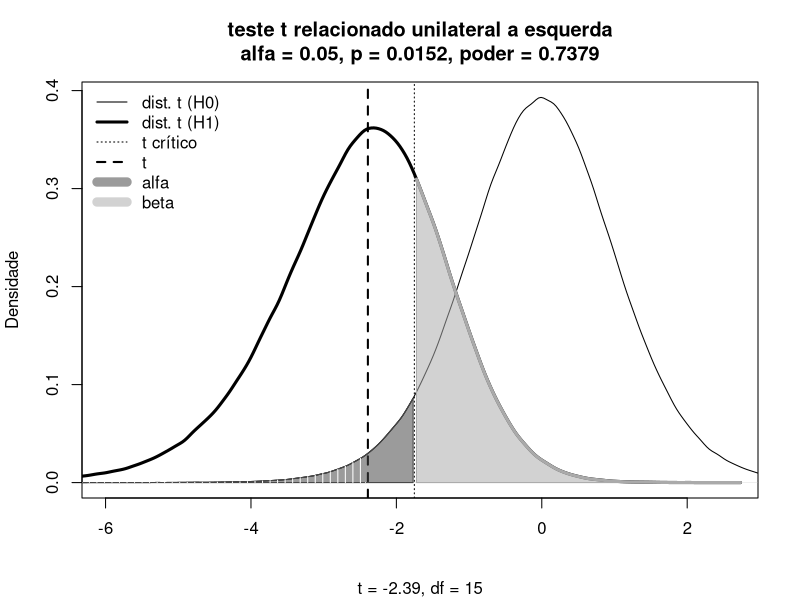

The R source for this figure:
# Teste t relacionado unilateral a esquerda
# Referencial teorico da distribuicao t central e nao-central

n <- 16
mediaA <- 5.9; mediaB <- 4.8
dpA <- 1.2; dpB <- 1.8
r <- 0.3
alfa <- 0.05
dif <- mediaB - mediaA
df <- n - 1
ep <- sqrt((dpA^2 + dpB^2 - 2*r*dpA*dpB)/n)
t <- dif/ep
p <- pt(t,df)
eta2 <- t^2/(t^2 + df)
ncp <- t # ncp = estatistica de teste t
# media e dp das dist. t central e nao-central
mediaH0 <- 0
dpH0 <- sqrt(df/(df-2))
beta <- sqrt(df/2)*gamma((df-1)/2)/gamma(df/2)
mediaH1 <- ncp*beta
dpH1 <- sqrt(((df*(1+ncp^2))/(df-2))-mediaH1^2)
# distribuicao t sob H0 (central: ncp = 0)
tH0 <- rt(1e6, df)
dtH0 <- density(tH0)
# distribuicao t sob H1 (nao-central: ncp = t)
tH1 <- rt(1e6, df, ncp)
dtH1 <- density(tH1)
# quantil critico (1-alfa)% sob H0 e poder 
q <- qt(alfa, df) 
poder <- pt(q,df,ncp)

# Grafico
x_min = max(c( min(c(dtH0$x,dtH1$x)), if(t<0){-2.5*abs(t)}else{-1.5*abs(q)} ))
x_max = min(c( max(c(dtH0$x,dtH1$x)), if(t>0){ 2.5*abs(t)}else{ 1.5*abs(q)} ))
# formato de p e poder
p_txt <- paste("p = ",round(p,4),sep="")
if(p<1e-4){p_txt <- paste("p = ",format(p, format = "e", digits = 2),sep="")}
if(p>0.9999){p_txt <- "p > 0.9999"}
plot(dtH0,type="l",
     main=paste("teste t relacionado unilateral a esquerda\n",
                "alfa = ",alfa,", ",p_txt,", poder = ",round(poder,4),
                sep=""),
     sub=paste("t = ",round(t,2),", df = ",round(df,2),sep=""),
     xlab=NA,ylab="Densidade",
     xlim = c(x_min,x_max),
     lwd=1, lty=1, col="#000000"
)
lines(dtH1,lwd=3, lty=1, col="#000000")
abline(v=q, lwd=1, lty = 3, col="#000000")
abline(v=t, lwd=2, lty = 2, col="#000000")
# area de alfa
# esquerda
alfa_x <- c(dtH0$x[dtH0$x<=q]) 
alfa_y <- c(dtH0$y[dtH0$x<=q])
lines(alfa_x, alfa_y, col="#444444", lwd=1)
alfa_x <- c(min(alfa_x),alfa_x,max(alfa_x))  
alfa_y <- c(0,alfa_y,0)
polygon(alfa_x, alfa_y, col="#44444488", border="#444444")
# area beta (1-poder)
beta_x <- c(dtH1$x[dtH1$x>=q]) 
beta_y <- c(dtH1$y[dtH1$x>=q])
lines(beta_x, beta_y, col="#aaaaaa", lwd=3)
beta_x <- c(min(beta_x),beta_x,max(beta_x))  
beta_y <- c(0,beta_y,0)
polygon(beta_x, beta_y, col="#aaaaaa88", border="#aaaaaa")
# area de p
if (p>alfa) {p_cor="#333333"} else {p_cor="#ffffff"}
# esquerda
p_x <- c(dtH0$x[dtH0$x<=t]) 
p_y <- c(dtH0$y[dtH0$x<=t])
p_x <- c(min(p_x),p_x,max(p_x))  
p_y <- c(0,p_y,0)
hachura_x <- c()
hachura_y <- c()
for (a in seq(from=1, to=length(p_x), by=3))
{
  hachura_x <- c(hachura_x, p_x[a])
  hachura_y <- c(hachura_y, p_y[a])
}
if (max(hachura_y)<0.005) 
{
  hachura_y <- rep( 0.005,length(hachura_y)); p_cor="#000000";
}
lines(hachura_x,hachura_y,type="h",lwd=1,lty=1,col=p_cor)
# legenda
if (abs(x_min)<abs(x_max)) {posleg <- "topright"} else {posleg <- "topleft"}
legend(posleg, 
       c(
         "dist. t (H0)", "dist. t (H1)", "t crítico", "t", "alfa", "beta"
       ), 
       col=c("#000000","#000000","#000000","#000000","#44444488","#aaaaaa88"),
       lwd=c(1,3,1,2,9,9), 
       lty=c(1,1,3,2,1,1), 
       box.lwd=0, bg="transparent")  
